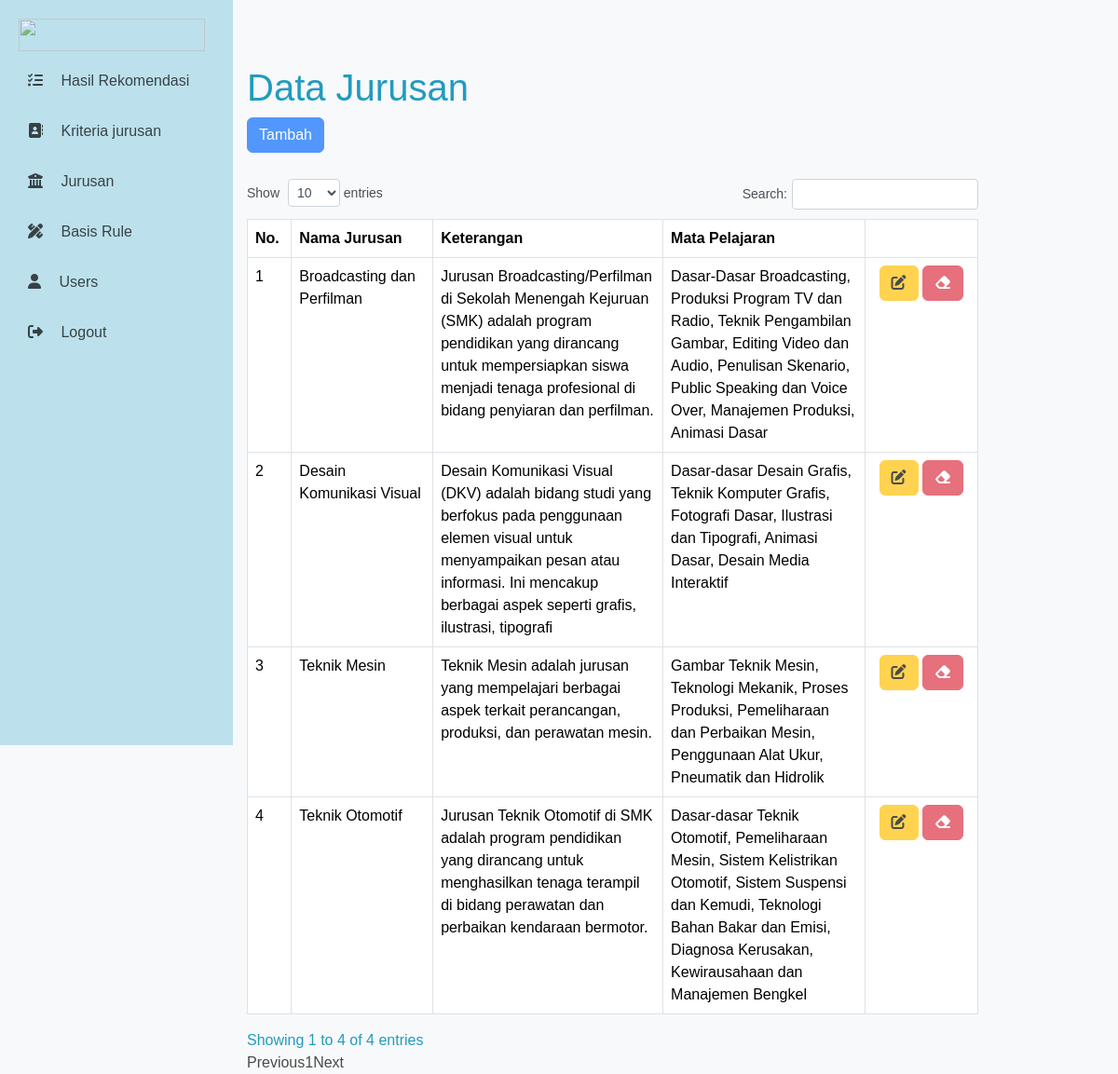
Page /dashboard.php?page=jurusan (signed in) on the committed database.
### tables this page shows
CREATE TABLE `jurusan` (
  `id_jurusan` int(11) NOT NULL,
  `nama_jurusan` varchar(50) NOT NULL,
  `keterangan` text NOT NULL,
  `mapel` text NOT NULL
);

### view-jurusan.php (the view, shortened to what this page needs)
<div class="text-primer">
            <h2 class="display-6">Data Jurusan</h2>
            <a class="btn btn-primary mb-2" href="?page=jurusan&action=tambah">Tambah</a>
        <table class="table table-bordered" id="myTable">
            <thead>
            <tr>
                <th width="50px">No.</th>
                <th width="200px">Nama Jurusan</th>
                <th width="300px">Keterangan</th>
                <th width="300px">Mata Pelajaran</th>
                <th width="200px"></th>
            </tr>
            </thead>
        <tbody>
    <?php
        $no=1;
        $sql = "SELECT*FROM jurusan ORDER BY nama_jurusan ASC";
        $result = $conn->query($sql);
        while($row = $result->fetch_assoc()) {
    ?>
        <tr>
            <td><?php echo $no++; ?></td>
            <td><?php echo $row['nama_jurusan']; ?></td>
            <td><?php echo $row['keterangan']; ?></td>
            <td><?php echo $row['mapel']; ?></td>
            <td align="center">
                <a class="btn btn-warning" href="?page=jurusan&action=update&id=<?php echo $row['id_jurusan']; ?>">
                    <i class="fas fa-edit"></i>
                </a>
                <a onclick="return confirm('Yakin menghapus data ini ?')" class="btn btn-danger" href="?page=jurusan&action=hapus&id=<?php echo $row['id_jurusan']; ?>">
                    <i class="fas fa-eraser"></i>
                </a>
            </td>
        </tr>
    <?php
        }
    ?>
   </tbody>
</table>
</div>
</div>

### dashboard.css (style rules this page uses)
body { margin: 0; font-family: Arial, sans-serif; background-color: #f8f9fa; color: #219BC0; display: flex; height: 100vh; }
a { color: #000000; opacity: 70%; text-decoration: none; }

### rows in the picture
jurusan: nama_jurusan "Broadcasting dan Perfilman", keterangan "Jurusan Broadcasting/Perfilman di Sekolah Menengah Kejuruan (SMK) adalah program pendidikan yang dirancang untuk mempersiapkan siswa menjadi tenaga profesional di bidang penyiaran dan perfilman.", mapel "Dasar-Dasar Broadcasting, Produksi Program TV dan Radio, Teknik Pengambilan Gambar, Editing Video dan Audio, Penulisan Skenario, Public Speaking dan Voice Over, Manajemen Produksi, Animasi Dasar"
jurusan: nama_jurusan "Desain Komunikasi Visual", keterangan "Desain Komunikasi Visual (DKV) adalah bidang studi yang berfokus pada penggunaan elemen visual untuk menyampaikan pesan atau informasi. Ini mencakup berbagai aspek seperti grafis, ilustrasi, tipografi", mapel "Dasar-dasar Desain Grafis, Teknik Komputer Grafis, Fotografi Dasar, Ilustrasi dan Tipografi, Animasi Dasar, Desain Media Interaktif"
jurusan: nama_jurusan "Teknik Mesin", keterangan "Teknik Mesin adalah jurusan yang mempelajari berbagai aspek terkait perancangan, produksi, dan perawatan mesin.", mapel "Gambar Teknik Mesin, Teknologi Mekanik, Proses Produksi, Pemeliharaan dan Perbaikan Mesin, Penggunaan Alat Ukur, Pneumatik dan Hidrolik"
jurusan: nama_jurusan "Teknik Otomotif", keterangan "Jurusan Teknik Otomotif di SMK adalah program pendidikan yang dirancang untuk menghasilkan tenaga terampil di bidang perawatan dan perbaikan kendaraan bermotor.", mapel "Dasar-dasar Teknik Otomotif, Pemeliharaan Mesin, Sistem Kelistrikan Otomotif, Sistem Suspensi dan Kemudi, Teknologi Bahan Bakar dan Emisi, Diagnosa Kerusakan, Kewirausahaan dan Manajemen Bengkel"
